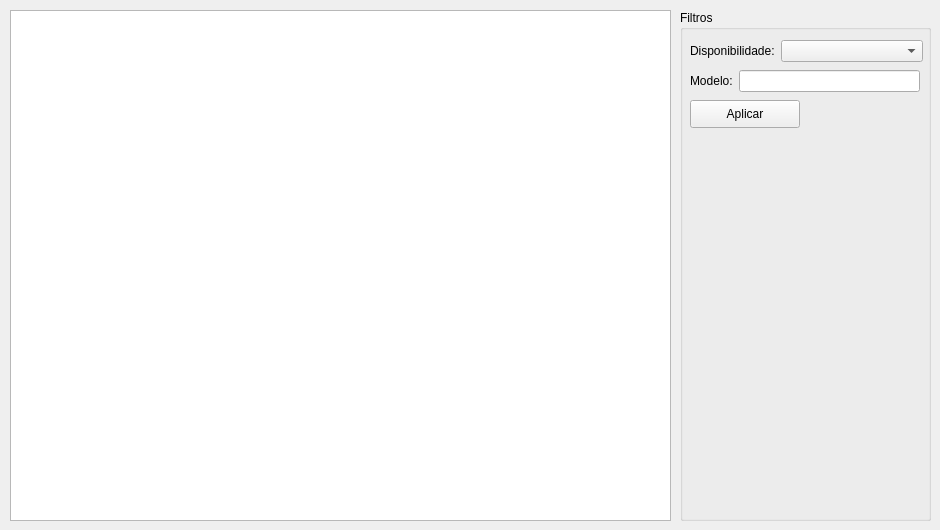
     <widget class="QWidget" name="tab_carros_registros">
      <property name="palette">
       <palette>
        <active>
         <colorrole role="Light">
          <brush brushstyle="SolidPattern">
           <color alpha="255">
            <red>203</red>
            <green>203</green>
            <blue>203</blue>
           </color>
          </brush>
         </colorrole>
        </active>
        <inactive>
         <colorrole role="Light">
          <brush brushstyle="SolidPattern">
           <color alpha="255">
            <red>203</red>
            <green>203</green>
            <blue>203</blue>
           </color>
          </brush>
         </colorrole>
        </inactive>
        <disabled>
         <colorrole role="Light">
          <brush brushstyle="SolidPattern">
           <color alpha="255">
            <red>203</red>
            <green>203</green>
            <blue>203</blue>
           </color>
          </brush>
         </colorrole>
        </disabled>
       </palette>
      </property>
      <property name="autoFillBackground">
       <bool>true</bool>
      </property>
      <attribute name="title">
       <string>Registros</string>
      </attribute>
      <widget class="QGroupBox" name="gb_carros_registros_filtro">
       <property name="geometry">
        <rect>
         <x>680</x>
         <y>10</y>
         <width>251</width>
         <height>511</height>
        </rect>
       </property>
       <property name="title">
        <string>Filtros</string>
       </property>
       <widget class="QPushButton" name="btn_carros_registros_filtro_aplicar">
        <property name="geometry">
         <rect>
          <x>10</x>
          <y>90</y>
          <width>110</width>
          <height>28</height>
         </rect>
        </property>
        <property name="text">
         <string>Aplicar</string>
        </property>
       </widget>
       <widget class="QWidget" name="layoutWidget">
        <property name="geometry">
         <rect>
          <x>10</x>
          <y>30</y>
          <width>233</width>
          <height>27</height>
         </rect>
        </property>
        <layout class="QFormLayout" name="fl_carros_registros_filtro_status">
         <item row="0" column="0">
          <widget class="QLabel" name="lbl_carros_registros_filtro_status">
           <property name="text">
            <string>Disponibilidade:</string>
           </property>
          </widget>
         </item>
         <item row="0" column="1">
          <widget class="QComboBox" name="cbx_carros_registros_filtro_status">
           <item>
            <property name="text">
             <string/>
            </property>
           </item>
           <item>
            <property name="text">
             <string>Alugado</string>
            </property>
           </item>
           <item>
            <property name="text">
             <string>Disponivel</string>
            </property>
           </item>
           <item>
            <property name="text">
             <string>Manutenção</string>
            </property>
           </item>
          </widget>
         </item>
        </layout>
       </widget>
       <widget class="QWidget" name="layoutWidget">
        <property name="geometry">
         <rect>
          <x>10</x>
          <y>60</y>
          <width>230</width>
          <height>27</height>
         </rect>
        </property>
        <layout class="QFormLayout" name="fl_carros_registros_filtro_modelo">
         <item row="0" column="0">
          <widget class="QLabel" name="lbl_carros_registros_filtro_modelo">
           <property name="text">
            <string>Modelo:</string>
           </property>
          </widget>
         </item>
         <item row="0" column="1">
          <widget class="QLineEdit" name="txt_carros_registros_filtro_modelo"/>
         </item>
        </layout>
       </widget>
      </widget>
      <widget class="QTableWidget" name="tbl_carros_registros">
       <property name="geometry">
        <rect>
         <x>10</x>
         <y>10</y>
         <width>661</width>
         <height>511</height>
        </rect>
       </property>
       <property name="minimumSize">
        <size>
         <width>1</width>
         <height>1</height>
        </size>
       </property>
       <property name="baseSize">
        <size>
         <width>1</width>
         <height>1</height>
        </size>
       </property>
       <property name="alternatingRowColors">
        <bool>true</bool>
       </property>
       <property name="selectionBehavior">
        <enum>QAbstractItemView::SelectItems</enum>
       </property>
       <property name="showGrid">
        <bool>true</bool>
       </property>
       <property name="gridStyle">
        <enum>Qt::SolidLine</enum>
       </property>
       <property name="sortingEnabled">
        <bool>false</bool>
       </property>
       <property name="cornerButtonEnabled">
        <bool>false</bool>
       </property>
       <property name="rowCount">
        <number>0</number>
       </property>
       <attribute name="horizontalHeaderVisible">
        <bool>false</bool>
       </attribute>
       <attribute name="horizontalHeaderCascadingSectionResizes">
        <bool>false</bool>
       </attribute>
       <attribute name="horizontalHeaderDefaultSectionSize">
        <number>93</number>
       </attribute>
       <attribute name="horizontalHeaderHighlightSections">
        <bool>false</bool>
       </attribute>
       <attribute name="horizontalHeaderMinimumSectionSize">
        <number>40</number>
       </attribute>
       <attribute name="horizontalHeaderStretchLastSection">
        <bool>true</bool>
       </attribute>
       <attribute name="verticalHeaderVisible">
        <bool>false</bool>
       </attribute>
       <attribute name="verticalHeaderCascadingSectionResizes">
        <bool>false</bool>
       </attribute>
       <column>
        <property name="text">
         <string>ID</string>
        </property>
        <property name="whatsThis">
         <string/>
        </property>
        <property name="font">
         <font>
          <stylestrategy>PreferDefault</stylestrategy>
         </font>
        </property>
       </column>
       <column>
        <property name="text">
         <string>Status</string>
        </property>
       </column>
       <column>
        <property name="text">
         <string>Modelo</string>
        </property>
       </column>
       <column>
        <property name="text">
         <string>Cor</string>
        </property>
       </column>
       <column>
        <property name="text">
         <string>Placa</string>
        </property>
       </column>
       <column>
        <property name="text">
         <string>Chassi</string>
        </property>
       </column>
       <column>
        <property name="text">
         <string>Km</string>
        </property>
       </column>
      </widget>
     </widget>
